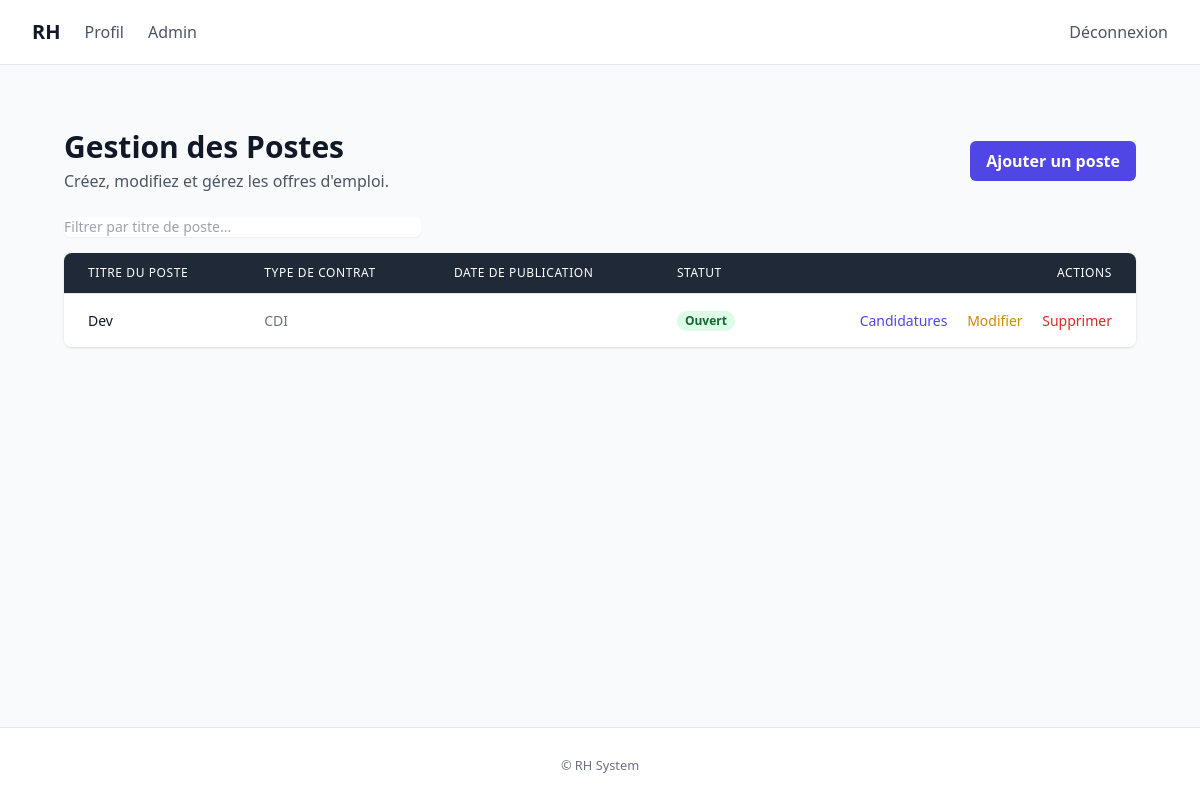
The page /recruitment/dashboard/admin/ (signed in) on the database as committed earlier.
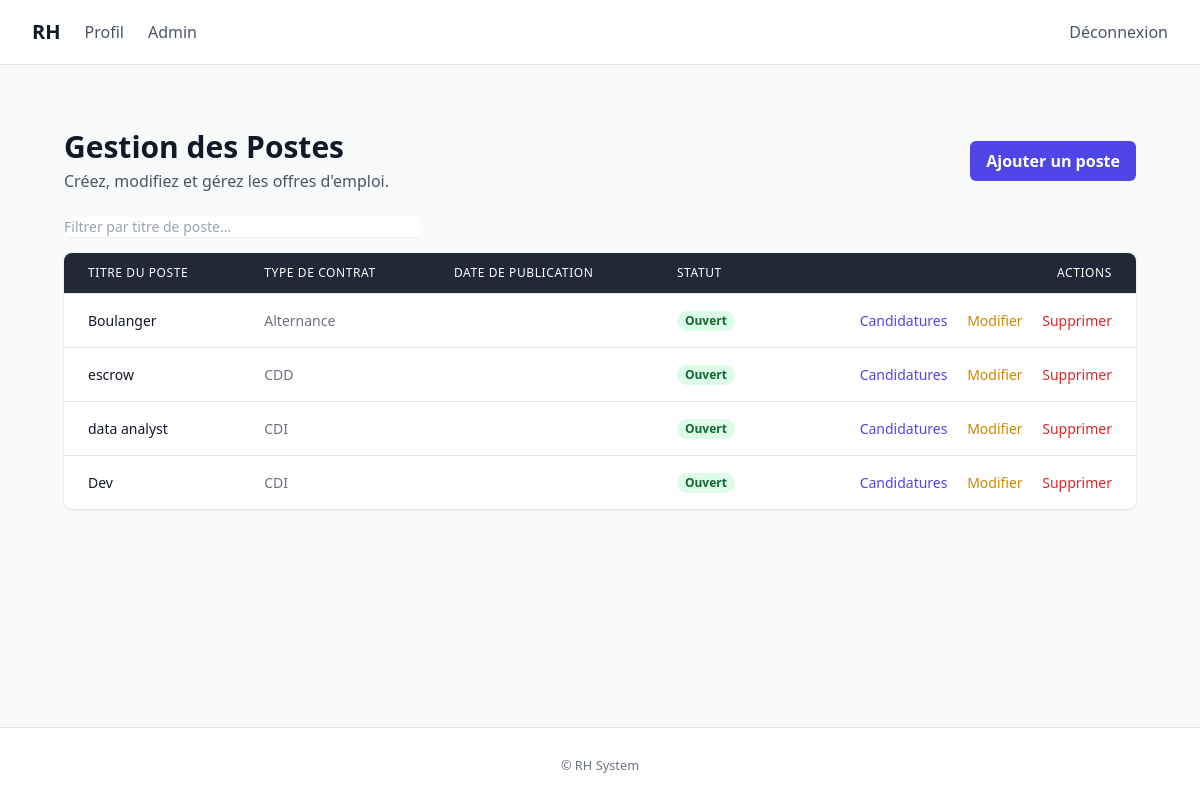
The same page on the database as committed later.
### recruitment/models.py (models this page shows, shortened)
class Poste(models.Model):
    class TypeContrat(models.TextChoices):
        CDI = "CDI", "CDI"
        CDD = "CDD", "CDD"
        ALTERNANCE = "Alternance", "Alternance"
    titre = models.CharField(max_length=200)
    description = models.TextField()
    competences_requises = models.TextField(blank=True)
    type_contrat = models.CharField(max_length=20, choices=TypeContrat.choices, default=TypeContrat.CDI)
    date_creation = models.DateTimeField(auto_now_add=True)
    actif = models.BooleanField(default=True)
    class Meta:
        ordering = ["-date_creation"]
        indexes = [
            models.Index(fields=["actif", "date_creation"]),
        ]

### recruitment/views.py (the view)
# urls.py: path('dashboard/admin/', views.AdminDashboardView.as_view(), name='dashboard_admin'),
class AdminDashboardView(AdminRequiredMixin, ListView):
    model = Poste
    template_name = "recruitment/dashboard_admin.html"
    context_object_name = "postes"

### recruitment/templates/recruitment/dashboard_admin.html (shortened to what this page needs)
{% extends "accounts/base.html" %}
{% block content %}
<div class="max-w-7xl mx-auto px-4 sm:px-6 lg:px-8 py-8">
    <div class="flex justify-between items-center mb-6">
        <div>
            <h1 class="text-3xl font-bold text-gray-900">Gestion des Postes</h1>
            <p class="text-gray-600 mt-1">Créez, modifiez et gérez les offres d'emploi.</p>
        </div>
        <a href="{% url 'recruitment:poste_create' %}" class="inline-flex items-center px-4 py-2 bg-primary text-white font-bold rounded-md hover:bg-indigo-700 focus:outline-none focus:ring-2 focus:ring-offset-2 focus:ring-primary">
            Ajouter un poste
        </a>
    </div>
    <div class="mb-4">
        <input type="text" id="filterAdminInput" class="block w-full md:w-1/3 rounded-md border-gray-300 shadow-sm focus:border-primary focus:ring-primary sm:text-sm" placeholder="Filtrer par titre de poste...">
    </div>
    <div class="overflow-x-auto bg-white rounded-lg shadow">
        <table class="min-w-full divide-y divide-gray-200">
            <thead class="bg-gray-800">
                <tr>
                    <th scope="col" class="px-6 py-3 text-left text-xs font-medium text-white uppercase tracking-wider">Titre du Poste</th>
                    <th scope="col" class="px-6 py-3 text-left text-xs font-medium text-white uppercase tracking-wider">Type de Contrat</th>
                    <th scope="col" class="px-6 py-3 text-left text-xs font-medium text-white uppercase tracking-wider">Date de Publication</th>
                    <th scope="col" class="px-6 py-3 text-left text-xs font-medium text-white uppercase tracking-wider">Statut</th>
                    <th scope="col" class="px-6 py-3 text-right text-xs font-medium text-white uppercase tracking-wider">Actions</th>
                </tr>
            </thead>
            <tbody id="postesTableBody" class="bg-white divide-y divide-gray-200">
                {% for poste in postes %}
                <tr class="hover:bg-gray-50">
                    <td class="px-6 py-4 whitespace-nowrap text-sm font-medium text-gray-900">{{ poste.titre }}</td>
                    <td class="px-6 py-4 whitespace-nowrap text-sm text-gray-500">{{ poste.get_type_contrat_display }}</td>
                    <td class="px-6 py-4 whitespace-nowrap text-sm text-gray-500">{{ poste.date_publication|date:"d/m/Y" }}</td>
                    <td class="px-6 py-4 whitespace-nowrap text-sm">
                        {% if poste.actif %}
                            <span class="px-2 inline-flex text-xs leading-5 font-semibold rounded-full bg-green-100 text-green-800">Ouvert</span>
                        {% else %}
                            <span class="px-2 inline-flex text-xs leading-5 font-semibold rounded-full bg-red-100 text-red-800">Fermé</span>
                        {% endif %}
                    </td>
                    <td class="px-6 py-4 whitespace-nowrap text-right text-sm font-medium">
                        <a href="{% url 'recruitment:poste_candidatures' poste.pk %}" class="text-primary hover:text-indigo-900">Candidatures</a>
                        <a href="{% url 'recruitment:poste_update' poste.pk %}" class="ml-4 text-yellow-600 hover:text-yellow-900">Modifier</a>
                        <a href="{% url 'recruitment:poste_delete' poste.pk %}" class="ml-4 text-red-600 hover:text-red-900">Supprimer</a>
                    </td>
                </tr>
                {% empty %}
                <tr>
                    <td colspan="5" class="text-center py-12 text-gray-500">Aucun poste à gérer.</td>
                </tr>
                {% endfor %}
            </tbody>
        </table>
    </div>
</div>
{% endblock %}

Rows that differ between the two databases and show on the page:
added Poste: titre "Boulanger", type_contrat "Alternance", actif "Ouvert"
added Poste: titre "escrow", type_contrat "CDD", actif "Ouvert"
added Poste: titre "data analyst", type_contrat "CDI", actif "Ouvert"
